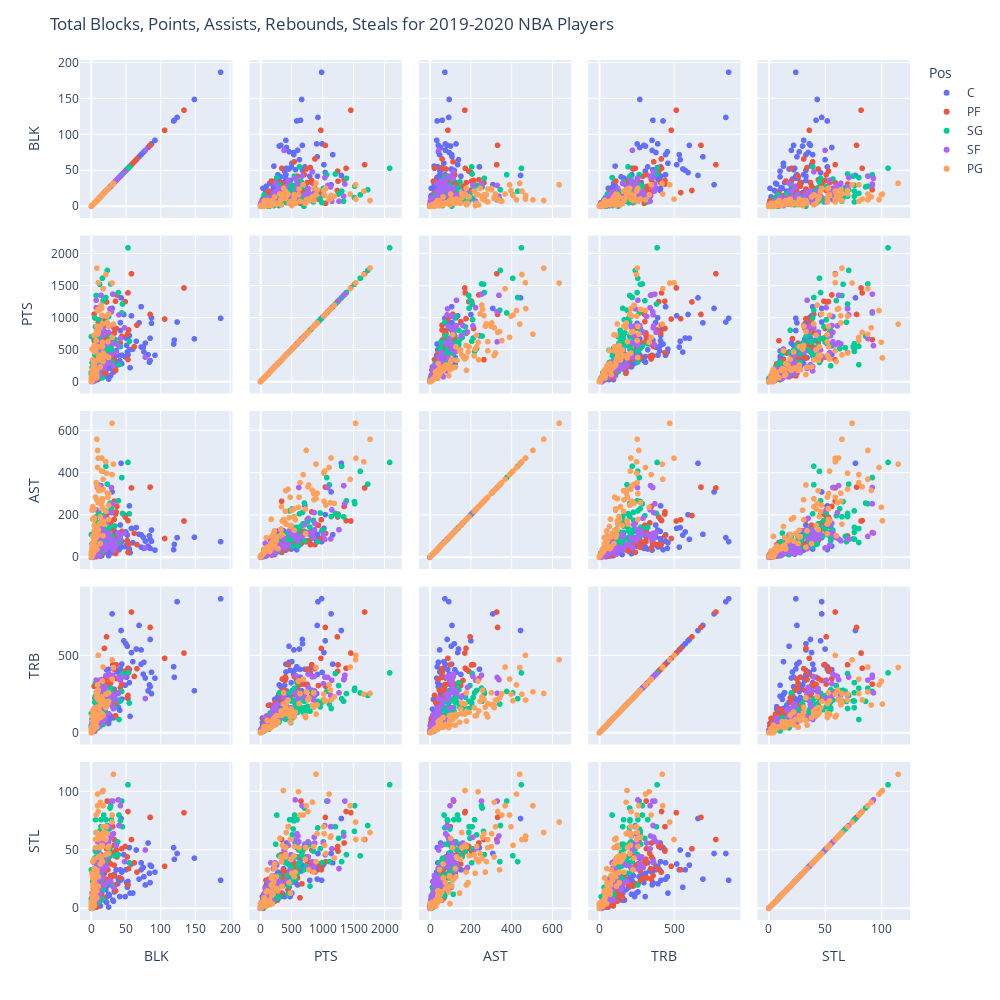

The code cell stored with this chart in its notebook:
### Markdown cell above
### Pairplots

### Code cell
basic_stats = ['BLK','PTS', 'AST', 'TRB', 'STL']
fig = px.scatter_matrix(basketballData,
    dimensions=['BLK','PTS', 'AST', 'TRB', 'STL'],
    color="Pos", hover_data = ['Player'])
fig.update_layout(height = 1000, width = 1000)
fig.update_layout(
    title_text='Total Blocks, Points, Assists, Rebounds, Steals for 2019-2020 NBA Players'
)
fig.show()

### Figure 1 — Plotly figure (JSON) as saved in the notebook; plotly's stock layout.template omitted (floating-point values rounded to 4 significant figures; data arrays with more than 128 entries replaced by an {"elided": "..."} marker saying what was removed)
{"data": [{"customdata": [["Steven Adams"], ["LaMarcus Aldridge"], ["Jarrett Allen"], ["Deandre Ayton"], ["Mo Bamba"], ["Aron Baynes"], ["Khem Birch"], ["Goga Bitadze"], ["Bismack Biyombo"], ["Tony Bradley"], ["Moses Brown"], ["Thomas Bryant"], ["Clint Capela"], ["Wendell Carter Jr."], ["Willie Cauley-Stein"], ["Willie Cauley-Stein"], ["Willie Cauley-Stein"], ["Tyson Chandler"], ["Ed Davis"], ["Dewayne Dedmon"], ["Dewayne Dedmon"], ["Dewayne Dedmon"], ["Cheick Diallo"], ["Gorgui Dieng"], ["Gorgui Dieng"], ["Gorgui Dieng"], ["Andre Drummond"], ["Andre Drummond"], ["Andre Drummond"], ["Joel Embiid"], ["Tacko Fall"], ["Derrick Favors"], ["Bruno Fernando"], ["Daniel Gafford"], ["Marc Gasol"], ["Taj Gibson"], ["Rudy Gobert"], ["Montrezl Harrell"], ["Isaiah Hartenstein"], ["Jaxson Hayes"], ["Dewan Hernandez"], ["Willy Hernangómez"], ["Richaun Holmes"], ["Al Horford"], ["Dwight Howard"], ["Serge Ibaka"], ["Jaren Jackson Jr."], ["Nikola Jokić"], ["Damian Jones"], ["DeAndre Jordan"], ["Mfiondu Kabengele"], ["Frank Kaminsky"], ["Enes Kanter"], ["Maxi Kleber"], ["Luke Kornet"], ["Skal Labissière"], ["Alex Len"], ["Alex Len"], ["Alex Len"], ["Meyers Leonard"], ["Kevon Looney"], ["Brook Lopez"], ["Robin Lopez"], ["Ian Mahinmi"], ["Thon Maker"], ["Boban Marjanović"], ["JaVale McGee"], ["Nicolò Melli"], ["Mike Muscala"], ["Larry Nance Jr."], ["Nerlens Noel"], ["Kyle O'Quinn"], ["Jahlil Okafor"], ["Kelly Olynyk"], ["Anžejs Pasečņiks"], ["Norvel Pelle"], ["Mason Plumlee"], ["Jakob Poeltl"], ["Vincent Poirier"], ["Bobby Portis"], ["Dwight Powell"], ["Naz Reid"], ["Mitchell Robinson"], ["Domantas Sabonis"], ["Daniel Theis"], ["Tristan Thompson"], ["Karl-Anthony Towns"], ["Myles Turner"], ["Jonas Valančiūnas"], ["Nikola Vučević"], ["Moritz Wagner"], ["Hassan Whiteside"], ["Johnathan Williams"], ["Robert Williams"], ["Cody Zeller"], ["Ante Žižić"], ["Ivica Zubac"]], "dimensions": [{"axis": {"matches": true}, "label": "BLK", "values": [65, 87, 85, 51, 85, 23, 21, 32, 49, 25, 1, 33, 72, 36, 11, 11, 11, 8, 9, 15, 15, 15, 12, 14, 14, 14, 11, 11, 11, 58, 2, 44, 17, 56, 33, 30, 124, 72, 12, 53, 0, 7, 55, 55, 76, 42, 87, 43, 40, 52, 2, 10, 38, 78, 26, 31, 13, 13, 13, 15, 6, 149, 41, 44, 39, 7, 92, 19, 11, 22, 82, 22, 19, 18, 12, 25, 33, 84, 6, 18, 22, 22, 119, 30, 75, 50, 42, 120, 69, 47, 17, 187, 6, 28, 25, 5, 60]}, {"axis": {"matches": true}, "label": "PTS", "values": [633, 1001, 681, 570, 332, 481, 153, 152, 393, 233, 11, 460, 543, 484, 67, 67, 67, 34, 33, 81, 81, 81, 211, 87, 87, 87, 140, 140, 140, 1031, 19, 415, 240, 220, 275, 379, 934, 1173, 107, 420, 4, 190, 500, 722, 468, 801, 914, 1313, 306, 465, 42, 352, 416, 604, 215, 190, 59, 59, 59, 300, 68, 670, 330, 283, 281, 232, 414, 355, 189, 564, 424, 87, 214, 452, 144, 42, 380, 306, 39, 668, 376, 269, 590, 1147, 539, 684, 926, 651, 922, 1052, 352, 993, 35, 98, 642, 96, 511]}, {"axis": {"matches": true}, "label": "AST", "values": [141, 129, 85, 57, 42, 67, 35, 21, 50, 17, 1, 71, 48, 51, 10, 10, 10, 6, 8, 7, 7, 7, 22, 13, 13, 13, 14, 14, 14, 137, 0, 75, 49, 21, 124, 52, 93, 107, 18, 51, 0, 29, 39, 244, 42, 73, 76, 446, 35, 105, 2, 71, 49, 77, 32, 42, 5, 5, 5, 53, 20, 95, 41, 49, 43, 13, 34, 67, 34, 123, 53, 35, 36, 97, 17, 7, 125, 102, 7, 98, 59, 35, 36, 310, 95, 120, 153, 61, 109, 202, 49, 74, 6, 22, 88, 6, 69]}, {"axis": {"matches": true}, "label": "TRB", "values": [543, 392, 605, 360, 299, 237, 180, 96, 308, 216, 14, 260, 537, 405, 60, 60, 60, 66, 95, 82, 82, 82, 127, 80, 80, 80, 89, 89, 89, 520, 11, 445, 198, 106, 228, 267, 850, 445, 90, 223, 7, 134, 325, 412, 457, 414, 254, 663, 206, 561, 11, 158, 394, 355, 84, 169, 64, 64, 64, 248, 66, 272, 146, 218, 167, 153, 354, 157, 94, 409, 271, 98, 119, 259, 99, 60, 282, 310, 34, 338, 227, 124, 428, 771, 380, 577, 378, 360, 696, 596, 192, 869, 43, 108, 411, 66, 461]}, {"axis": {"matches": true}, "label": "STL", "values": [50, 36, 37, 22, 22, 10, 16, 6, 10, 12, 1, 14, 33, 33, 4, 4, 4, 6, 10, 10, 10, 10, 10, 11, 11, 11, 12, 12, 12, 38, 0, 25, 18, 13, 28, 27, 47, 39, 9, 23, 1, 10, 39, 52, 27, 24, 36, 77, 26, 18, 2, 13, 21, 20, 11, 7, 2, 2, 2, 13, 12, 43, 10, 31, 25, 7, 31, 30, 8, 56, 56, 5, 7, 38, 8, 1, 29, 30, 2, 32, 34, 19, 52, 47, 35, 33, 33, 42, 25, 46, 22, 24, 1, 20, 40, 7, 13]}], "hoverlabel": {"namelength": 0}, "hovertemplate": "Pos=C<br>%{xaxis.title.text}=%{x}<br>%{yaxis.title.text}=%{y}<br>Player=%{customdata[0]}", "legendgroup": "C", "marker": {"color": "#636efa", "symbol": "circle"}, "name": "C", "showlegend": true, "type": "splom"}, {"customdata": {"elided": "132x1 str values"}, "dimensions": [{"axis": {"matches": true}, "label": "BLK", "values": {"elided": "132 int values"}}, {"axis": {"matches": true}, "label": "PTS", "values": {"elided": "132 int values"}}, {"axis": {"matches": true}, "label": "AST", "values": {"elided": "132 int values"}}, {"axis": {"matches": true}, "label": "TRB", "values": {"elided": "132 int values"}}, {"axis": {"matches": true}, "label": "STL", "values": {"elided": "132 int values"}}], "hoverlabel": {"namelength": 0}, "hovertemplate": "Pos=PF<br>%{xaxis.title.text}=%{x}<br>%{yaxis.title.text}=%{y}<br>Player=%{customdata[0]}", "legendgroup": "PF", "marker": {"color": "#EF553B", "symbol": "circle"}, "name": "PF", "showlegend": true, "type": "splom"}, {"customdata": {"elided": "152x1 str values"}, "dimensions": [{"axis": {"matches": true}, "label": "BLK", "values": {"elided": "152 int values"}}, {"axis": {"matches": true}, "label": "PTS", "values": {"elided": "152 int values"}}, {"axis": {"matches": true}, "label": "AST", "values": {"elided": "152 int values"}}, {"axis": {"matches": true}, "label": "TRB", "values": {"elided": "152 int values"}}, {"axis": {"matches": true}, "label": "STL", "values": {"elided": "152 int values"}}], "hoverlabel": {"namelength": 0}, "hovertemplate": "Pos=SG<br>%{xaxis.title.text}=%{x}<br>%{yaxis.title.text}=%{y}<br>Player=%{customdata[0]}", "legendgroup": "SG", "marker": {"color": "#00cc96", "symbol": "circle"}, "name": "SG", "showlegend": true, "type": "splom"}, {"customdata": [["Justin Anderson"], ["Thanasis Antetokounmpo"], ["OG Anunoby"], ["Trevor Ariza"], ["Trevor Ariza"], ["Trevor Ariza"], ["Will Barton"], ["Keita Bates-Diop"], ["Keita Bates-Diop"], ["Keita Bates-Diop"], ["Nicolas Batum"], ["Dragan Bender"], ["Dragan Bender"], ["Dragan Bender"], ["Bojan Bogdanović"], ["Isaac Bonga"], ["Ignas Brazdeikis"], ["Mikal Bridges"], ["Miles Bridges"], ["Oshae Brissett"], ["Jaylen Brown"], ["Sterling Brown"], ["Jimmy Butler"], ["Bruno Caboclo"], ["Bruno Caboclo"], ["Bruno Caboclo"], ["Vlatko Čančar"], ["DeMarre Carroll"], ["DeMarre Carroll"], ["DeMarre Carroll"], ["Vince Carter"], ["Wilson Chandler"], ["Torrey Craig"], ["Jae Crowder"], ["Jae Crowder"], ["Jae Crowder"], ["DeMar DeRozan"], ["Hamidou Diallo"], ["Sekou Doumbouya"], ["Jared Dudley"], ["James Ennis"], ["James Ennis"], ["James Ennis"], ["Terrance Ferguson"], ["Paul George"], ["Javonte Green"], ["Maurice Harkless"], ["Maurice Harkless"], ["Maurice Harkless"], ["Joe Harris"], ["Shaquille Harrison"], ["Josh Hart"], ["Gordon Hayward"], ["Solomon Hill"], ["Solomon Hill"], ["Solomon Hill"], ["Jaylen Hoard"], ["Rondae Hollis-Jefferson"], ["Rodney Hood"], ["Danuel House"], ["De'Andre Hunter"], ["Chandler Hutchison"], ["Joe Ingles"], ["Jonathan Isaac"], ["Wesley Iwundu"], ["Alize Johnson"], ["B.J. Johnson"], ["Keldon Johnson"], ["Derrick Jones Jr."], ["Michael Kidd-Gilchrist"], ["Michael Kidd-Gilchrist"], ["Michael Kidd-Gilchrist"], ["Louis King"], ["Kevin Knox"], ["Kyle Korver"], ["Vic Law"], ["Kawhi Leonard"], ["Caleb Martin"], ["Cody Martin"], ["Kelan Martin"], ["Patrick McCaw"], ["Alfonzo McKinnie"], ["Khris Middleton"], ["Malcolm Miller"], ["Džanan Musa"], ["Sviatoslav Mykhailiuk"], ["Abdel Nader"], ["David Nwaba"], ["KZ Okpala"], ["Cedi Osman"], ["Kelly Oubre Jr."], ["Kevin Porter Jr."], ["Otto Porter"], ["Cam Reddish"], ["Duncan Robinson"], ["Glenn Robinson III"], ["Glenn Robinson III"], ["Glenn Robinson III"], ["JaKarr Sampson"], ["Admiral Schofield"], ["Tony Snell"], ["Juan Toscano-Anderson"], ["Jarrod Uthoff"], ["Denzel Valentine"], ["Taurean Prince"], ["T.J. Warren"], ["Paul Watson"], ["Paul Watson"], ["Paul Watson"], ["Justise Winslow"]], "dimensions": [{"axis": {"matches": true}, "label": "BLK", "values": [1, 2, 42, 8, 8, 8, 29, 1, 1, 1, 8, 4, 4, 4, 7, 21, 1, 39, 48, 1, 16, 7, 29, 4, 4, 4, 1, 2, 2, 2, 25, 12, 32, 7, 7, 7, 14, 8, 8, 3, 6, 6, 6, 16, 20, 7, 3, 3, 3, 16, 19, 21, 20, 5, 5, 5, 0, 22, 4, 32, 18, 7, 9, 78, 11, 0, 0, 1, 36, 2, 2, 2, 0, 28, 12, 0, 31, 7, 9, 9, 4, 8, 7, 2, 1, 4, 20, 12, 1, 16, 40, 14, 6, 28, 15, 2, 2, 2, 9, 3, 15, 5, 0, 6, 25, 27, 1, 1, 1, 5]}, {"axis": {"matches": true}, "label": "PTS", "values": [3, 45, 675, 231, 231, 231, 874, 7, 7, 7, 79, 81, 81, 81, 1275, 266, 17, 565, 843, 37, 1022, 223, 1093, 10, 10, 10, 17, 40, 40, 40, 298, 205, 248, 155, 155, 155, 1352, 233, 243, 58, 81, 81, 81, 209, 880, 127, 82, 82, 82, 878, 209, 579, 778, 15, 15, 15, 38, 375, 230, 593, 778, 218, 624, 384, 237, 18, 13, 41, 454, 4, 4, 4, 20, 419, 336, 0, 1370, 111, 238, 197, 170, 182, 1159, 23, 148, 504, 287, 104, 7, 718, 1046, 498, 167, 610, 863, 89, 89, 89, 109, 83, 474, 69, 4, 246, 773, 1140, 1, 1, 1, 124]}, {"axis": {"matches": true}, "label": "AST", "values": [0, 9, 99, 41, 41, 41, 212, 0, 0, 0, 66, 19, 19, 19, 131, 61, 4, 115, 114, 7, 109, 46, 331, 2, 2, 2, 3, 7, 7, 7, 48, 39, 34, 26, 26, 26, 340, 22, 19, 19, 13, 13, 13, 45, 162, 23, 20, 20, 20, 130, 49, 94, 185, 4, 4, 4, 4, 90, 32, 78, 112, 26, 331, 44, 46, 2, 2, 6, 57, 3, 3, 3, 5, 61, 61, 0, 254, 23, 95, 23, 79, 14, 225, 8, 31, 106, 35, 8, 1, 154, 85, 109, 25, 87, 91, 11, 11, 11, 9, 14, 127, 26, 0, 43, 116, 87, 2, 2, 2, 44]}, {"axis": {"matches": true}, "label": "TRB", "values": [2, 19, 341, 100, 100, 100, 365, 2, 2, 2, 100, 53, 53, 53, 259, 183, 5, 259, 362, 26, 318, 165, 359, 9, 9, 9, 10, 16, 16, 16, 124, 145, 156, 76, 76, 76, 344, 122, 118, 43, 49, 49, 49, 73, 241, 80, 40, 40, 40, 272, 86, 370, 294, 10, 10, 10, 32, 254, 72, 246, 286, 108, 256, 222, 113, 18, 6, 17, 213, 20, 20, 20, 10, 184, 104, 1, 373, 38, 158, 96, 86, 113, 341, 14, 71, 104, 90, 45, 5, 231, 361, 162, 48, 216, 212, 34, 34, 34, 59, 34, 111, 52, 1, 74, 381, 242, 2, 2, 2, 73]}, {"axis": {"matches": true}, "label": "STL", "values": [0, 6, 88, 34, 34, 34, 61, 0, 0, 0, 17, 4, 4, 4, 34, 37, 0, 93, 40, 4, 56, 22, 92, 2, 2, 2, 1, 2, 2, 2, 23, 16, 18, 20, 20, 20, 62, 28, 20, 12, 6, 6, 6, 26, 56, 23, 9, 9, 9, 38, 34, 59, 35, 5, 5, 5, 5, 44, 17, 64, 44, 27, 57, 50, 25, 0, 2, 5, 54, 2, 2, 2, 2, 23, 21, 0, 92, 12, 39, 7, 39, 23, 51, 4, 13, 41, 20, 11, 2, 54, 71, 46, 15, 62, 35, 8, 8, 8, 9, 8, 32, 13, 1, 26, 57, 70, 0, 0, 0, 7]}], "hoverlabel": {"namelength": 0}, "hovertemplate": "Pos=SF<br>%{xaxis.title.text}=%{x}<br>%{yaxis.title.text}=%{y}<br>Player=%{customdata[0]}", "legendgroup": "SF", "marker": {"color": "#ab63fa", "symbol": "circle"}, "name": "SF", "showlegend": true, "type": "splom"}, {"customdata": [["Ryan Arcidiacono"], ["D.J. Augustin"], ["Lonzo Ball"], ["J.J. Barea"], ["Patrick Beverley"], ["Eric Bledsoe"], ["Ky Bowman"], ["Malcolm Brogdon"], ["Jalen Brunson"], ["Trey Burke"], ["Jevon Carter"], ["Alex Caruso"], ["Joe Chealey"], ["Chris Chiozza"], ["Chris Chiozza"], ["Chris Chiozza"], ["Mike Conley"], ["Quinn Cook"], ["Stephen Curry"], ["Matthew Dellavedova"], ["Luka Dončić"], ["PJ Dozier"], ["Goran Dragić"], ["Kris Dunn"], ["Yogi Ferrell"], ["De'Aaron Fox"], ["Tim Frazier"], ["Markelle Fultz"], ["Darius Garland"], ["Brandon Goodwin"], ["Devonte' Graham"], ["George Hill"], ["Aaron Holiday"], ["Kyrie Irving"], ["Frank Jackson"], ["Reggie Jackson"], ["Reggie Jackson"], ["Reggie Jackson"], ["LeBron James"], ["Ty Jerome"], ["Tyus Jones"], ["Cory Joseph"], ["Brandon Knight"], ["Brandon Knight"], ["Brandon Knight"], ["Jalen Lecque"], ["Damian Lillard"], ["Kyle Lowry"], ["Josh Magette"], ["Frank Mason III"], ["T.J. McConnell"], ["Jordan McLaughlin"], ["De'Anthony Melton"], ["Patty Mills"], ["Ja Morant"], ["Monte Morris"], ["Emmanuel Mudiay"], ["Dejounte Murray"], ["Jamal Murray"], ["Shabazz Napier"], ["Shabazz Napier"], ["Shabazz Napier"], ["Raul Neto"], ["Frank Ntilikina"], ["Elie Okobo"], ["Jeremy Pargo"], ["Chris Paul"], ["Elfrid Payton"], ["Gary Payton II"], ["Shamorie Ponds"], ["Chasson Randle"], ["Rajon Rondo"], ["Derrick Rose"], ["Terry Rozier"], ["Ricky Rubio"], ["D'Angelo Russell"], ["D'Angelo Russell"], ["D'Angelo Russell"], ["Tomáš Satoranský"], ["Dennis Schröder"], ["Ben Simmons"], ["Dennis Smith Jr."], ["Ish Smith"], ["Edmond Sumner"], ["Jeff Teague"], ["Jeff Teague"], ["Jeff Teague"], ["Isaiah Thomas"], ["Allonzo Trier"], ["Evan Turner"], ["Fred VanVleet"], ["Kemba Walker"], ["Derrick Walton"], ["Derrick Walton"], ["Derrick Walton"], ["Brad Wanamaker"], ["Tremont Waters"], ["Russell Westbrook"], ["Nigel Williams-Goss"], ["Trae Young"]], "dimensions": [{"axis": {"matches": true}, "label": "BLK", "values": [3, 1, 30, 2, 25, 25, 10, 8, 4, 1, 13, 17, 0, 0, 0, 0, 4, 1, 2, 2, 10, 5, 8, 17, 4, 23, 4, 10, 4, 4, 15, 4, 13, 10, 4, 4, 4, 4, 30, 3, 6, 21, 1, 1, 1, 0, 21, 22, 1, 0, 11, 4, 18, 6, 15, 16, 10, 16, 16, 2, 2, 2, 5, 16, 4, 0, 9, 17, 7, 1, 0, 2, 16, 10, 9, 4, 4, 4, 7, 14, 32, 8, 24, 8, 6, 6, 6, 6, 4, 8, 13, 25, 0, 0, 0, 12, 2, 17, 1, 8]}, {"axis": {"matches": true}, "label": "PTS", "values": [261, 511, 695, 194, 380, 865, 335, 784, 466, 147, 231, 316, 2, 57, 57, 57, 567, 183, 104, 177, 1549, 86, 868, 373, 185, 920, 97, 772, 728, 206, 1145, 498, 546, 548, 285, 85, 85, 85, 1544, 98, 484, 405, 104, 104, 104, 10, 1677, 1026, 12, 14, 409, 229, 420, 735, 1041, 549, 351, 619, 1033, 180, 180, 180, 212, 357, 215, 25, 1114, 449, 113, 9, 5, 342, 904, 1134, 744, 260, 260, 260, 644, 1199, 902, 187, 627, 114, 193, 193, 193, 488, 155, 62, 845, 1060, 50, 50, 50, 413, 33, 1456, 4, 1778]}, {"axis": {"matches": true}, "label": "AST", "values": [96, 223, 392, 99, 179, 302, 131, 343, 188, 53, 65, 102, 1, 20, 20, 20, 178, 40, 33, 180, 470, 29, 273, 173, 59, 304, 93, 334, 229, 51, 471, 151, 193, 128, 41, 29, 29, 29, 636, 43, 285, 218, 38, 38, 38, 2, 453, 399, 5, 11, 316, 125, 157, 112, 409, 230, 107, 237, 266, 66, 66, 66, 77, 172, 113, 8, 426, 323, 48, 2, 5, 240, 278, 259, 507, 79, 79, 79, 354, 256, 442, 98, 285, 39, 100, 100, 100, 146, 28, 38, 317, 247, 22, 22, 22, 158, 12, 370, 5, 560]}, {"axis": {"matches": true}, "label": "TRB", "values": [110, 109, 348, 48, 259, 259, 121, 226, 134, 35, 98, 112, 0, 20, 20, 20, 133, 40, 26, 75, 502, 30, 166, 186, 48, 181, 33, 213, 111, 72, 212, 154, 132, 103, 71, 26, 26, 26, 473, 41, 103, 163, 21, 21, 21, 0, 250, 251, 6, 8, 163, 49, 193, 99, 208, 112, 115, 335, 217, 36, 36, 36, 52, 121, 88, 3, 310, 212, 80, 1, 2, 142, 121, 276, 265, 55, 55, 55, 254, 233, 423, 78, 189, 37, 54, 54, 54, 68, 29, 38, 180, 204, 15, 15, 15, 124, 9, 426, 5, 255]}, {"axis": {"matches": true}, "label": "STL", "values": [27, 30, 80, 4, 53, 53, 44, 33, 22, 7, 38, 60, 4, 5, 5, 5, 31, 11, 5, 20, 59, 7, 31, 101, 14, 64, 14, 83, 42, 12, 62, 42, 45, 27, 15, 2, 2, 2, 74, 14, 59, 46, 5, 5, 5, 0, 59, 70, 3, 2, 44, 34, 65, 52, 54, 53, 19, 100, 64, 26, 26, 26, 22, 54, 24, 1, 98, 70, 33, 0, 2, 40, 40, 61, 88, 17, 17, 17, 80, 43, 115, 28, 52, 15, 19, 19, 19, 13, 3, 9, 91, 47, 4, 4, 4, 52, 5, 88, 1, 65]}], "hoverlabel": {"namelength": 0}, "hovertemplate": "Pos=PG<br>%{xaxis.title.text}=%{x}<br>%{yaxis.title.text}=%{y}<br>Player=%{customdata[0]}", "legendgroup": "PG", "marker": {"color": "#FFA15A", "symbol": "circle"}, "name": "PG", "showlegend": true, "type": "splom"}], "layout": {"dragmode": "select", "height": 1000, "legend": {"title": {"text": "Pos"}, "tracegroupgap": 0}, "margin": {"t": 60}, "title": {"text": "Total Blocks, Points, Assists, Rebounds, Steals for 2019-2020 NBA Players"}, "width": 1000}}
